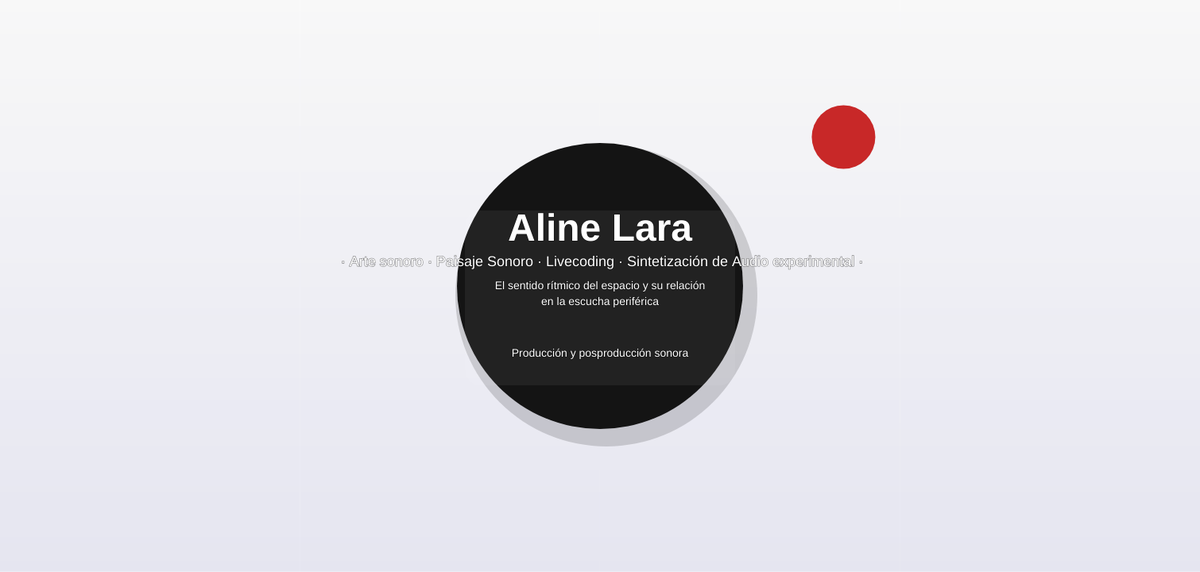
Frame 1 (no input)
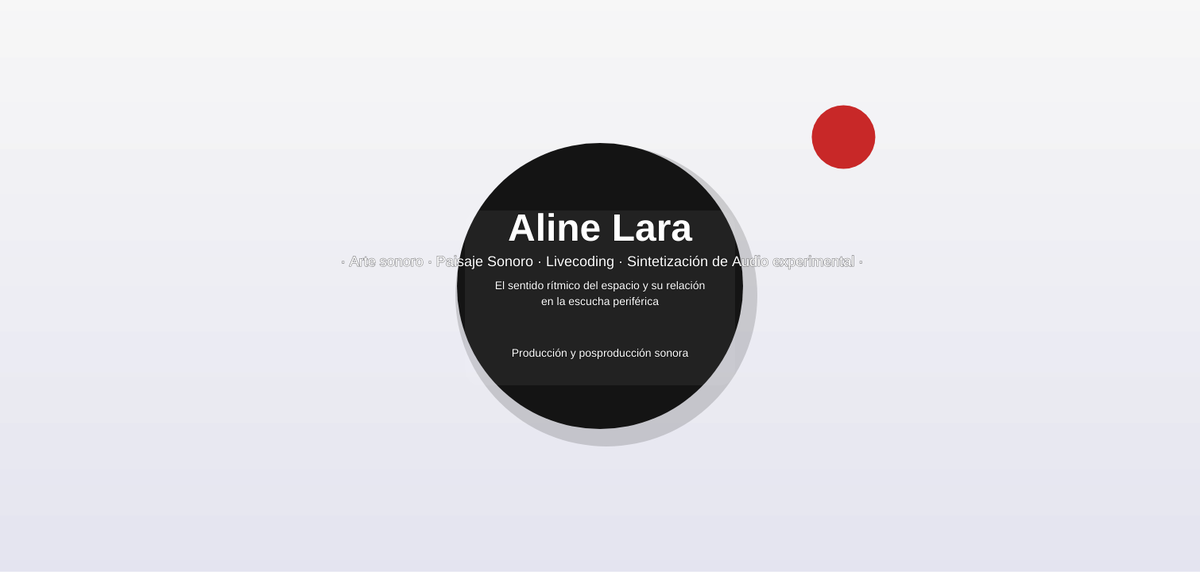
Frame 60 (no input)
Frame 120 (the mouse pressed at the canvas centre since frame 60): identical to frame 60, image omitted

The p5.js sketch that drew these frames (run headless with seeded random() and noise() and a simulated clock; from frame 60 on, the mouse is pressed at the canvas centre):

// p5.js sketch
// ── sketch.js
function setup() {
  createCanvas(1510, 720);
  textAlign(CENTER, CENTER);

  // Estado del círculo negro (posición, tamaño)
  circleSize = 360;
  circleX = width / 2;
  circleY = height / 2;

  // Estado de arrastre
  dragging = false;
  offsetX = 0;
  offsetY = 0;

  // Círculo rojo (random en el canvas)
  redSize = 80;
  let r = redSize / 2;
  redX = random(r, width - r);
  redY = random(r, height - r);

  // Audio (Web Audio API) - inicializamos al primer gesto del usuario
  audioCtx = null;
  oscillator = null;
  gainNode = null;
  soundPlaying = false;
}

function draw() {
  background(255);

  // Fondo degradado (ligero)
  for (let y = 0; y < height; y++) {
    let t = y / height;
    let c = lerpColor(color(245, 245, 245), color(220, 220, 235), t);
    stroke(c);
    line(0, y, width, y);
  }

  // Cursor: cambiar cuando estamos sobre el círculo
  if (isMouseOverCircle()) {
    cursor('grab'); // cuando está sobre el círculo
  } else {
    cursor(ARROW);
  }

  // Sombra del círculo (sutil)
  noStroke();
  fill(0, 0, 0, 40);
  ellipse(circleX + 8, circleY + 12, circleSize + 20, circleSize + 20);

  // Círculo central (negro)
  fill(20, 20, 20);
  noStroke();
  ellipse(circleX, circleY, circleSize, circleSize);

  // Círculo rojo (objetivo) — se dibuja sobre el fondo y puede resaltarse si colisiona
  push();
  let overlap = circlesOverlap(circleX, circleY, circleSize / 2, redX, redY, redSize / 2);
  if (overlap) {
    // pequeño efecto cuando hay colisión
    stroke(255, 200, 0);
    strokeWeight(4);
    fill(255, 80, 80);
  } else {
    noStroke();
    fill(200, 40, 40);
  }
  ellipse(redX, redY, redSize, redSize);
  pop();

  // Opcional: rectángulo semitransparente detrás del texto para mayor legibilidad
  push();
  rectMode(CENTER);
  fill(255, 15); // blanco muy translúcido
  noStroke();
  rect(circleX, circleY + 15, 340, 220, 20);
  pop();

  // Texto con jerarquía (centrado en el círculo)
  // Nombre
  fill(255);
  stroke(0, 120); // trazo sutil para mejorar lectura sobre el círculo
  strokeWeight(1.2);
  textSize(48);
  textStyle(BOLD);
  text("Aline Lara", circleX, circleY - 70);

  // Subtítulo
  textSize(18);
  textStyle(NORMAL);
  text(" · Arte sonoro · Paisaje Sonoro · Livecoding · Sintetización de Audio experimental ·", circleX, circleY - 30);

  // Bloque de descripción (multilínea)
  textSize(14);
  textLeading(20);
  let descripcion1 = "El sentido rítmico del espacio y su relación\nen la escucha periférica";
  text(descripcion1, circleX, circleY + 10);

  let descripcion2 = "Producción y posproducción sonora";
  text(descripcion2, circleX, circleY + 85);

  // Si estamos arrastrando y tocamos el rojo, activar sonido.
  // Si dejamos de tocar, detener sonido.
  if (dragging && overlap) {
    if (!soundPlaying) {
      playTone();
    }
  } else {
    if (soundPlaying) {
      stopTone();
    }
  }

  // Restaurar para futuros dibujados
  noStroke();
}

function isMouseOverCircle() {
  let r = circleSize / 2;
  return dist(mouseX, mouseY, circleX, circleY) <= r;
}

function mousePressed() {
  // Soportar sólo botón izquierdo (opcional)
  if (mouseButton === LEFT && isMouseOverCircle()) {
    dragging = true;
    offsetX = circleX - mouseX;
    offsetY = circleY - mouseY;
    cursor('grabbing');

    // A causa de políticas de autoplay en navegadores, necesitamos un gesto del usuario
    // para crear/resumir el AudioContext. Hacemos eso aquí.
    if (!audioCtx) {
      try {
        audioCtx = new (window.AudioContext || window.webkitAudioContext)();
        // No iniciamos el oscilador aún; se hará cuando colisionemos.
      } catch (e) {
        console.warn("Web Audio API no disponible:", e);
        audioCtx = null;
      }
    } else if (audioCtx.state === 'suspended') {
      // Intentar reanudar si está suspendido
      audioCtx.resume().catch(() => {});
    }
  }
}

function mouseDragged() {
  if (dragging) {
    // Actualizar posición con offset para que no salte
    circleX = mouseX + offsetX;
    circleY = mouseY + offsetY;

    // Mantener dentro del canvas
    let r = circleSize / 2;
    circleX = constrain(circleX, r, width - r);
    circleY = constrain(circleY, r, height - r);
  }
}

function mouseReleased() {
  if (dragging) {
    dragging = false;
    cursor(ARROW);

    // Si soltamos mientras suena, detenemos el sonido
    if (soundPlaying) {
      stopTone();
    }
  }
}

function windowResized() {
  // Mantener responsividad: recalcula el canvas al cambiar la ventana
  let s = min(windowWidth, windowHeight);
  let newSize = constrain(s * 0.9, 320, 1200);
  resizeCanvas(newSize, newSize);

  // Recalcular posición del círculo en la nueva ventana: aquí lo centramos
  // Si prefieres conservar la posición relativa, se puede adaptar.
  circleX = width / 2;
  circleY = height / 2;

  // Reposicionar el círculo rojo para que siga dentro del nuevo canvas
  let r = redSize / 2;
  redX = constrain(redX, r, width - r);
  redY = constrain(redY, r, height - r);
}

// Comprueba si dos círculos se solapan
function circlesOverlap(x1, y1, r1, x2, y2, r2) {
  let d = dist(x1, y1, x2, y2);
  return d <= (r1 + r2);
}

// Reproducir un tono simple usando Web Audio API
function playTone() {
  if (!audioCtx) return;
  // Si ya hay oscilador sonando, no crear otro
  if (soundPlaying) return;

  // Crear nodos
  oscillator = audioCtx.createOscillator();
  gainNode = audioCtx.createGain();

  // Ajustes del sonido
  oscillator.type = 'sine';
  oscillator.frequency.setValueAtTime(440, audioCtx.currentTime); // La4 - 440Hz (puedes cambiar)
  gainNode.gain.setValueAtTime(0.0001, audioCtx.currentTime);

  // Conectar
  oscillator.connect(gainNode);
  gainNode.connect(audioCtx.destination);

  // Arrancar y hacer un pequeño fade-in
  oscillator.start();
  gainNode.gain.exponentialRampToValueAtTime(0.18, audioCtx.currentTime + 0.02);

  soundPlaying = true;
}

// Detener el tono con un pequeño fade-out y limpiar
function stopTone() {
  if (!audioCtx || !oscillator || !gainNode) return;
  // Fade out
  let now = audioCtx.currentTime;
  gainNode.gain.exponentialRampToValueAtTime(0.0001, now + 0.05);
  // Parar y desconectar después del fade
  setTimeout(() => {
    try {
      oscillator.stop();
    } catch (e) {}
    try {
      oscillator.disconnect();
      gainNode.disconnect();
    } catch (e) {}
    oscillator = null;
    gainNode = null;
    soundPlaying = false;
  }, 80);
}
